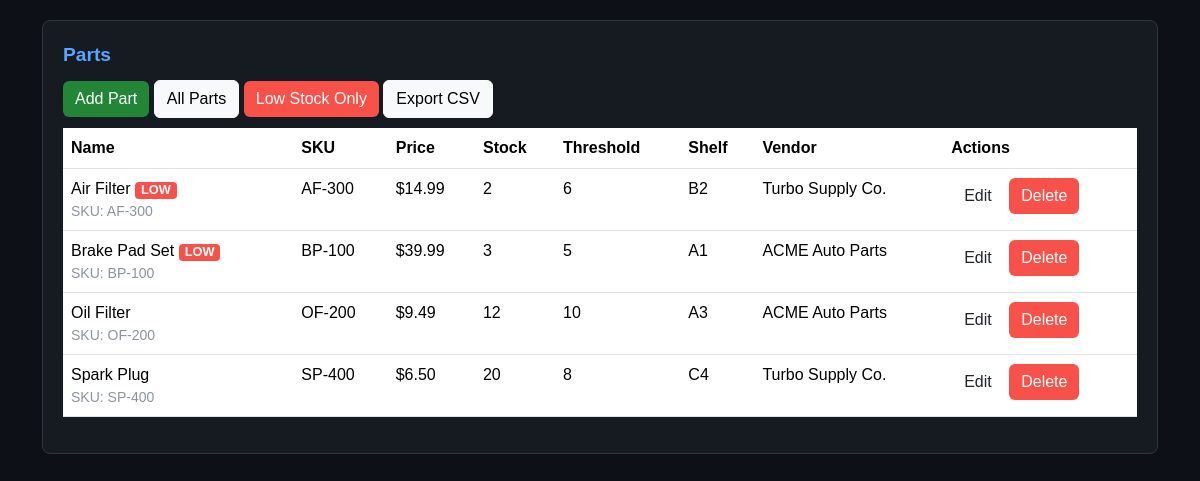
The page /parts on the database as committed earlier.
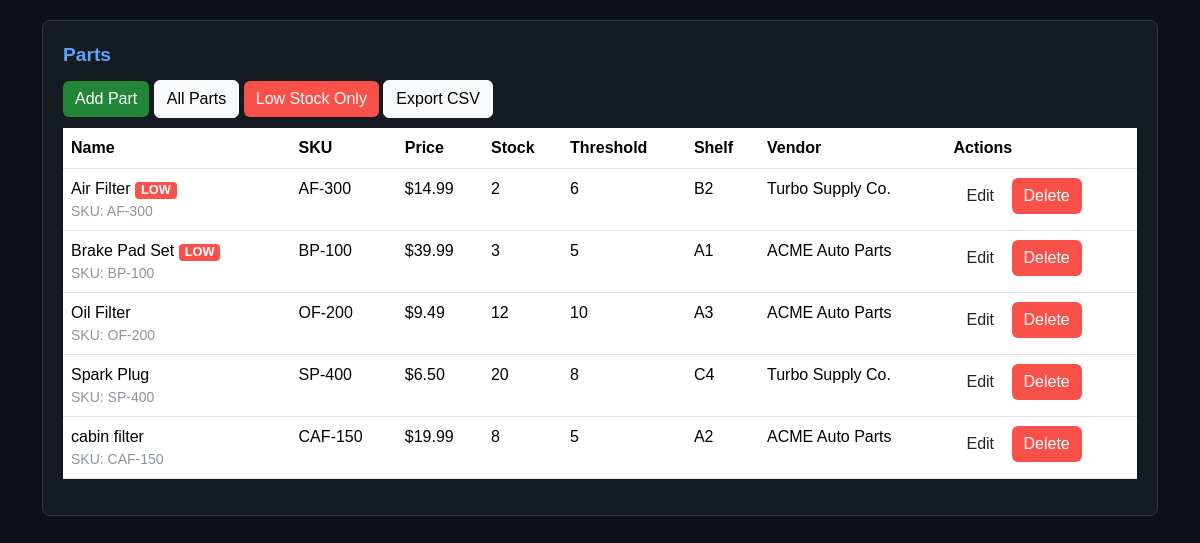
The same page on the database as committed later.
### models.py (models this page shows, shortened)
class Part(db.Model):
    __tablename__ = "parts"
    id = db.Column(db.Integer, primary_key=True)
    name = db.Column(db.String(120), nullable=False)
    sku = db.Column(db.String(80), nullable=False, unique=True)
    price = db.Column(db.Float, nullable=False)
    stock = db.Column(db.Integer, nullable=False, default=0)
    shelf_location = db.Column(db.String(50))
    reorder_threshold = db.Column(db.Integer, nullable=False, default=5)
    vendor_id = db.Column(db.Integer, db.ForeignKey("vendors.id"), nullable=True)

class Vendor(db.Model):
    __tablename__ = "vendors"
    id = db.Column(db.Integer, primary_key=True)
    name = db.Column(db.String(120), nullable=False, unique=True)
    contact_email = db.Column(db.String(120))
    phone = db.Column(db.String(50))
    parts = db.relationship("Part", backref="vendor", lazy=True)

### app.py (the view)
    @app.route("/parts", methods=["GET"])
    def list_parts():
        low_only = request.args.get("low", type=int)
        q = Part.query.options(joinedload(Part.vendor))  # <-- eager-load
        if low_only == 1:
            q = q.filter(Part.stock <= Part.reorder_threshold)
        parts = q.order_by(Part.name.asc()).all()
        return render_template("parts_list.html", parts=parts)

### Templates/parts_list.html
{% extends "base.html" %}
{% block content %}
<div class="card">
  <div class="title">Parts</div>
  <div class="toolbar" style="margin-bottom:10px;">
    <a class="btn btn-primary" href="{{ url_for('add_part') }}">Add Part</a>
    <a class="btn btn-light" href="{{ url_for('list_parts') }}">All Parts</a>
    <a class="btn btn-warn" href="{{ url_for('list_parts') }}?low=1">Low Stock Only</a>
    <a class="btn btn-light" href="{{ url_for('export_parts') }}">Export CSV</a>
  </div>
  {% if parts|length == 0 %}
    <p class="muted" style="margin-top:10px">No parts found.</p>
  {% else %}
  <div class="table-wrap">
    <table class="table">
      <thead>
        <tr>
          <th>Name</th>
          <th>SKU</th>
          <th class="right">Price</th>
          <th class="right">Stock</th>
          <th class="right">Threshold</th>
          <th>Shelf</th>
          <th>Vendor</th>
          <th class="right">Actions</th>
        </tr>
      </thead>
      <tbody>
        {% for p in parts %}
        {% set stock_val = (p.stock|default(0, true))|int %}
        {% set thresh_val = (p.reorder_threshold|default(0, true))|int %}
        {% set is_low = stock_val <= thresh_val %}
        {% set vendor_label =
            (p.vendor and (p.vendor.name or p.vendor.company_name)) or
            p.vendor_name or
            (vendors_by_id and p.vendor_id and vendors_by_id.get(p.vendor_id) and (vendors_by_id.get(p.vendor_id).name or vendors_by_id.get(p.vendor_id).company_name)) or
            p.vendor_id or
            '—'
        %}
        <tr class="{{ 'row-low' if is_low }}">
          <td>
            {{ p.name }}
            {% if is_low %}<span class="badge badge-low" title="At/below threshold">LOW</span>{% endif %}
            <div class="muted small">SKU: {{ p.sku }}</div>
          </td>
          <td>{{ p.sku }}</td>
          <td class="right">${{ '%.2f'|format((p.price|default(0, true))|float) }}</td>
          <td class="right">{{ stock_val }}</td>
          <td class="right">{{ thresh_val }}</td>
          <td>{{ p.shelf_location|default('—', true) }}</td>
          <td>{{ vendor_label }}</td>
          <td class="right">
            <a class="btn btn-small" href="{{ url_for('edit_part', part_id=p.id) }}">Edit</a>
            <form action="{{ url_for('delete_part', part_id=p.id) }}" method="post" style="display:inline" onsubmit="return confirm('Delete this part?');">
              <button type="submit" class="btn btn-small btn-warn">Delete</button>
            </form>
          </td>
        </tr>
        {% endfor %}
      </tbody>
    </table>
  </div>
  {% endif %}
</div>
{% endblock %}

### Templates/base.html (shortened to what this page needs)
<!DOCTYPE html>
<html lang="en">
<head>
  <link href="https://cdn.jsdelivr.net/npm/bootstrap@5.3.2/dist/css/bootstrap.min.css" rel="stylesheet">
</head>
<body>
  <div class="container">
    {% block content %}{% endblock %}
  </div>
</body>
</html>

### Templates/base.html (style rules this page uses)
body { background-color: #0d1117; color: #e6edf3; font-family: Arial, sans-serif; margin: 20px; }
.card { background-color: #161b22; border: 1px solid #30363d; border-radius: 8px; padding: 20px; margin-bottom: 20px; color: #e6edf3; }
.title { font-size: 1.2rem; font-weight: bold; color: #58a6ff; margin-bottom: 10px; }
.badge-low { background-color: #f85149; color: white; padding: 2px 6px; border-radius: 4px; font-size: 0.8rem; margin-right: 6px; }
.btn-primary { background-color: #238636; border: none; }
.btn-warn { background-color: #f85149; border: none; color: white; }
.muted { color: #8b949e; }

Rows that differ between the two databases and show on the page:
added Part: name "cabin filter", sku "CAF-150", price "19.99", stock "8", reorder_threshold "5", shelf_location "A2", {{ vendor_label }} "ACME Auto Parts"
